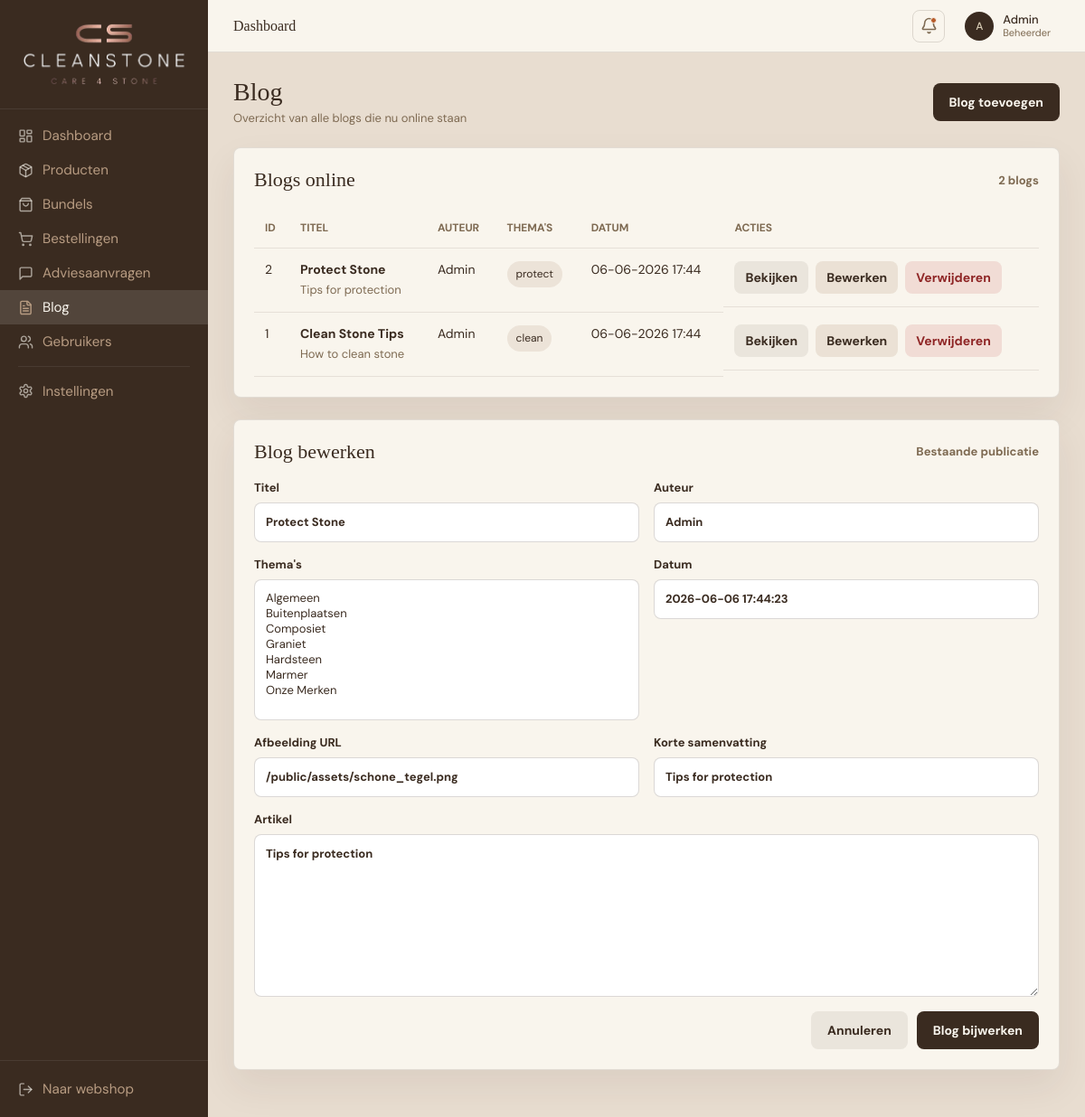
Screenshot of /admin/adminblog.php?edit=2 with the database file from the repository.
### tables this page shows
CREATE TABLE `blog` (
                        `blog_id` int(11) NOT NULL,
                        `title` varchar(45) NOT NULL,
                        `article` text NOT NULL,
                        `arthor` varchar(45) NOT NULL,
                        `tag` varchar(45) NOT NULL,
                        `date` timestamp NOT NULL DEFAULT current_timestamp(),
                        `image` varchar(255) DEFAULT NULL,
                        `excerpt` varchar(255) DEFAULT NULL
);

### autoloader.php (called while the page is built, shortened)
<?php
spl_autoload_register(function ($class) {
    $className = basename(str_replace('\\', '/', $class));
    $paths = [
        __DIR__ . '/controllers/',
        __DIR__ . '/services/',
        __DIR__ . '/public/',
        __DIR__ . '/component/',
        __DIR__ . '/repositories/',
          __DIR__ . '/adminControllers/',
        __DIR__. '/adminServices/',
        __DIR__. '/adminRepositories/',
    ];
    foreach ($paths as $path) {
        $file = $path . $className . '.php';
        if (file_exists($file)) {
            return;
        }
    }
});

### config/db_config.php (called while the page is built)
<?php
return [
    'servername' => getenv('DB_HOST'),
    'username'   => getenv('DB_USER'),
    'password'   => getenv('DB_PASS'),
    'dbname'     => getenv('DB_NAME')
];

### controllers/DatabaseController.php (called while the page is built, shortened)
<?php
class DatabaseController
{
    private PDO $pdo;
    public function __construct()
    {
        $config = require __DIR__ . '/../config/db_config.php';
        try {
            $dsn = "mysql:host={$config['servername']};dbname={$config['dbname']};charset=utf8mb4";
            $this->pdo = new PDO($dsn, $config['username'], $config['password'], [
                PDO::ATTR_ERRMODE => PDO::ERRMODE_EXCEPTION,
                PDO::ATTR_DEFAULT_FETCH_MODE => PDO::FETCH_ASSOC,
            ]);
        } catch (PDOException $e) {
            die("Database connection failed: " . $e->getMessage());
        }
    }
    public function read(string $query, array $params = []): array
    {
        try {
            $stmt = $this->pdo->prepare($query);
            $stmt->execute($params);
            return $stmt->fetchAll(PDO::FETCH_ASSOC) ?: [];
        } catch (PDOException $e) {
            die("DB ERROR: " . $e->getMessage());
        }
    }
}

### adminServices/AdminBlogsService.php (called while the page is built, shortened)
<?php
class AdminBlogsService
{
    private AdminBlogsRepository $blogRepository;
    public function __construct()
    {
        $this->blogRepository = new AdminBlogsRepository();
    }
    public function getAllBlogs(): array
    {
        return $this->blogRepository->getAllBlogs();
    }
    public function getBlogThemes(): array
    {
        $tags = $this->blogRepository->getBlogTags();
        return array_column($tags, 'name');
    }
    public function getBlogForEdit(int $id): ?array
    {
        $blog = $this->blogRepository->getBlogById($id);
        $blog['tags'] = !empty($blog['tag_keys'])
            ? explode('|', $blog['tag_keys'])
            : array_filter(array_map('trim', explode(',', $blog['tag'] ?? '')));
        return $blog;
    }
}

### adminRepositories/AdminBlogsRepository.php (called while the page is built, shortened)
<?php
class AdminBlogsRepository
{
    private DatabaseController $db;
    public function __construct()
    {
        $this->db = new DatabaseController();
    }
    public function getAllBlogs(): array
    {
        return $this->db->read(
            "SELECT b.blog_id,
                    b.title,
                    b.article,
                    b.arthor,
                    COALESCE(GROUP_CONCAT(bt.name ORDER BY bt.display_order ASC SEPARATOR ', '), b.tag) AS tag,
                    COALESCE(GROUP_CONCAT(bt.name ORDER BY bt.display_order ASC SEPARATOR '|'), b.tag) AS tag_keys,
                    b.date,
                    b.image,
                    b.excerpt
             FROM blog b
             LEFT JOIN blog_blogtags bbt ON b.blog_id = bbt.blog_id
             LEFT JOIN blogtags bt ON bbt.blogtag_id = bt.id
             GROUP BY b.blog_id, b.title, b.article, b.arthor, b.tag, b.date, b.image, b.excerpt
             ORDER BY b.date DESC, b.blog_id DESC"
        );
    }
    public function getBlogTags(): array
    {
        return $this->db->read('SELECT name FROM blogtags ORDER BY display_order ASC, name ASC');
    }
    public function getBlogById(int $id): ?array
    {
        $rows = $this->db->read(
            "SELECT b.blog_id,
                    b.title,
                    b.article,
                    b.arthor,
                    COALESCE(GROUP_CONCAT(bt.name ORDER BY bt.display_order ASC SEPARATOR ', '), b.tag) AS tag,
                    COALESCE(GROUP_CONCAT(bt.name ORDER BY bt.display_order ASC SEPARATOR '|'), b.tag) AS tag_keys,
                    b.date,
                    b.image,
                    b.excerpt
             FROM blog b
             LEFT JOIN blog_blogtags bbt ON b.blog_id = bbt.blog_id
             LEFT JOIN blogtags bt ON bbt.blogtag_id = bt.id
             WHERE b.blog_id = :id
             GROUP BY b.blog_id, b.title, b.article, b.arthor, b.tag, b.date, b.image, b.excerpt
             LIMIT 1",
            ['id' => $id]
        );
        return $rows[0] ?? null;
    }
}

### admin/adminBlog.php (the view, shortened to what this page needs)
<?php
$loadedByController = isset($blogs);
$old = $old ?? [];
$editBlogId = $editBlogId ?? 0;
if (!$loadedByController) {
    require_once __DIR__ . '/../autoloader.php';
    $blogService = new \adminServices\AdminBlogsService();
    $blogThemes = $blogService->getBlogThemes();
    if (($_SERVER['REQUEST_METHOD'] ?? 'GET') === 'POST') {
        $action = $_POST['blog_action'] ?? 'create';
        if ($action === 'delete') {
            $deleted = $blogService->deleteBlog((int) ($_POST['blog_id'] ?? 0));
            header('Location: /admin/adminblog.php?' . ($deleted ? 'deleted=1' : 'error=delete'));
            die();
        }
        if ($action === 'update') {
            $editBlogId = (int) ($_POST['blog_id'] ?? 0);
            $result = $blogService->updateBlog($editBlogId, $_POST);
            if ($result['success']) {
                header('Location: /admin/adminblog.php?updated=1');
                die();
            }
            $errors = $result['errors'];
            $old = $result['data'];
        } else {
            $result = $blogService->createBlog($_POST);
            if ($result['success']) {
                header('Location: /admin/adminblog.php?created=1');
                die();
            }
            $errors = $result['errors'];
            $old = $result['data'];
        }
    } elseif (isset($_GET['edit'])) {
        $editBlogId = (int) $_GET['edit'];
        $old = $blogService->getBlogForEdit($editBlogId) ?? [];
    }
    $blogs = $blogService->getAllBlogs();
}
$blogs = $blogs ?? [];
$blogThemes = $blogThemes ?? [
    'Algemeen',
    'Buitenplaatsen',
    'Composiet',
    'Graniet',
    'Hardsteen',
    'Marmer',
    'Onze Merken',
];
$isEditing = $editBlogId > 0 && !empty($old);
function adminBlogValue(array $old, string $key): string
{
    return htmlspecialchars($old[$key] ?? '', ENT_QUOTES, 'UTF-8');
}
function adminBlogDate(?string $date): string
{
    $timestamp = strtotime($date ?? '');
    return $timestamp ? date('d-m-Y H:i', $timestamp) : htmlspecialchars($date ?? '', ENT_QUOTES, 'UTF-8');
}
function adminBlogSelectedThemes(array $old): array
{
    if (isset($old['tags']) && is_array($old['tags'])) {
        return $old['tags'];
    }
    return [];
}
?>
<!doctype html>
<html lang="nl">
<head>
    <link rel="stylesheet" href="/admin/css/adminMain.css">
    <link rel="stylesheet" href="/admin/css/adminHeader.css">
    <link rel="stylesheet" href="/admin/css/adminBlog.css">
</head>
<body>
<?php require_once __DIR__ . '/../adminComponent/adminSidebar.php'; ?>
<div class="main">
    <?php require_once __DIR__ . '/../adminComponent/adminHeader.php'; ?>
    <main class="content">
        <div class="page-heading blog-heading">
            <div>
                <h1>Blog</h1>
                <p>Overzicht van alle blogs die nu online staan</p>
            </div>
            <a class="add-blog-button" href="#blog-toevoegen">Blog toevoegen</a>
        </div>
        <section class="blog-panel">
            <div class="panel-title">
                <h2>Blogs online</h2>
                <span><?php echo count($blogs); ?> blogs</span>
            </div>
            <?php if (!empty($blogs)): ?>
                <div class="blog-table-wrap">
                    <table class="blog-table">
                        <thead>
                            <tr>
                                <th>ID</th>
                                <th>Titel</th>
                                <th>Auteur</th>
                                <th>Thema's</th>
                                <th>Datum</th>
                                <th>Acties</th>
                            </tr>
                        </thead>
                        <tbody>
                            <?php foreach ($blogs as $blog): ?>
                                <tr>
                                    <td><?php echo (int) $blog['blog_id']; ?></td>
                                    <td>
                                        <strong><?php echo htmlspecialchars($blog['title']); ?></strong>
                                        <span><?php echo htmlspecialchars($blog['excerpt'] ?: substr($blog['article'], 0, 90)); ?></span>
                                    </td>
                                    <td><?php echo htmlspecialchars($blog['arthor']); ?></td>
                                    <td><span class="tag"><?php echo htmlspecialchars($blog['tag']); ?></span></td>
                                    <td><?php echo adminBlogDate($blog['date']); ?></td>
                                    <td class="actions-cell">
                                        <a class="view-link" href="/blog/<?php echo (int) $blog['blog_id']; ?>" target="_blank">Bekijken</a>
                                        <a class="edit-link" href="/admin/adminblog.php?edit=<?php echo (int) $blog['blog_id']; ?>#blog-toevoegen">Bewerken</a>
                                        <form action="/admin/adminblog.php" method="post" onsubmit="return confirm('Weet je zeker dat je deze blog wilt verwijderen?');">
                                            <button class="delete-link" type="submit">Verwijderen</button>
                                        </form>
                                    </td>
                                </tr>
                            <?php endforeach; ?>
                        </tbody>
                    </table>
                </div>
            <?php endif; ?>
        </section>
        <section id="blog-toevoegen" class="blog-panel blog-form-panel">
            <div class="panel-title">
                <h2><?php echo $isEditing ? 'Blog bewerken' : 'Blog toevoegen'; ?></h2>
                <span><?php echo $isEditing ? 'Bestaande publicatie' : 'Nieuwe publicatie'; ?></span>
            </div>
            <form class="blog-form" action="/admin/adminblog.php" method="post">
                <label>
                    Titel
                    <input type="text" name="title" maxlength="45" value="<?php echo adminBlogValue($old, 'title'); ?>" required>
                </label>
                <label>
                    Auteur
                    <input type="text" name="arthor" maxlength="45" value="<?php echo adminBlogValue($old, 'arthor'); ?>" required>
                </label>
                <label>
                    Thema's
                    <select name="tags[]" multiple required>
                        <?php $selectedThemes = adminBlogSelectedThemes($old); ?>
                        <?php foreach ($blogThemes as $theme): ?>
                            <option value="<?php echo htmlspecialchars($theme, ENT_QUOTES, 'UTF-8'); ?>" <?php echo in_array($theme, $selectedThemes, true) ? 'selected' : ''; ?>>
                            </option>
                        <?php endforeach; ?>
                    </select>
                </label>
                <label>
                    Datum
                    <input type="text" name="date" placeholder="2026-06-17 12:00:00" value="<?php echo adminBlogValue($old, 'date'); ?>">
                </label>
                <label>
                    Afbeelding URL
                    <input type="text" name="image" placeholder="/public/assets/schone_tegel.png" value="<?php echo adminBlogValue($old, 'image'); ?>">
                </label>
                <label>
                    Korte samenvatting
                    <input type="text" name="excerpt" maxlength="255" value="<?php echo adminBlogValue($old, 'excerpt'); ?>">
                </label>
                <label class="full">
                    Artikel
                    <textarea name="article" rows="8" required><?php echo adminBlogValue($old, 'article'); ?></textarea>
                </label>
                <div class="form-actions">
                    <?php if ($isEditing): ?>
                        <a class="cancel-edit" href="/admin/adminblog.php">Annuleren</a>
                    <?php endif; ?>
                    <button type="submit"><?php echo $isEditing ? 'Blog bijwerken' : 'Blog toevoegen'; ?></button>
                </div>
            </form>
        </section>
    </main>
</div>
</body>
</html>

### rows the page displays
blog: blog_id "2", title "Protect Stone", excerpt "Tips for protection", arthor "Admin", tag "protect", date "06-06-2026 17:44", date "2026-06-06 17:44:23", image "/public/assets/schone_tegel.png", article "Tips for protection"
blog: blog_id "1", title "Clean Stone Tips", excerpt "How to clean stone", arthor "Admin", tag "clean", date "06-06-2026 17:44"

### other values shown
count($blogs) "2"
